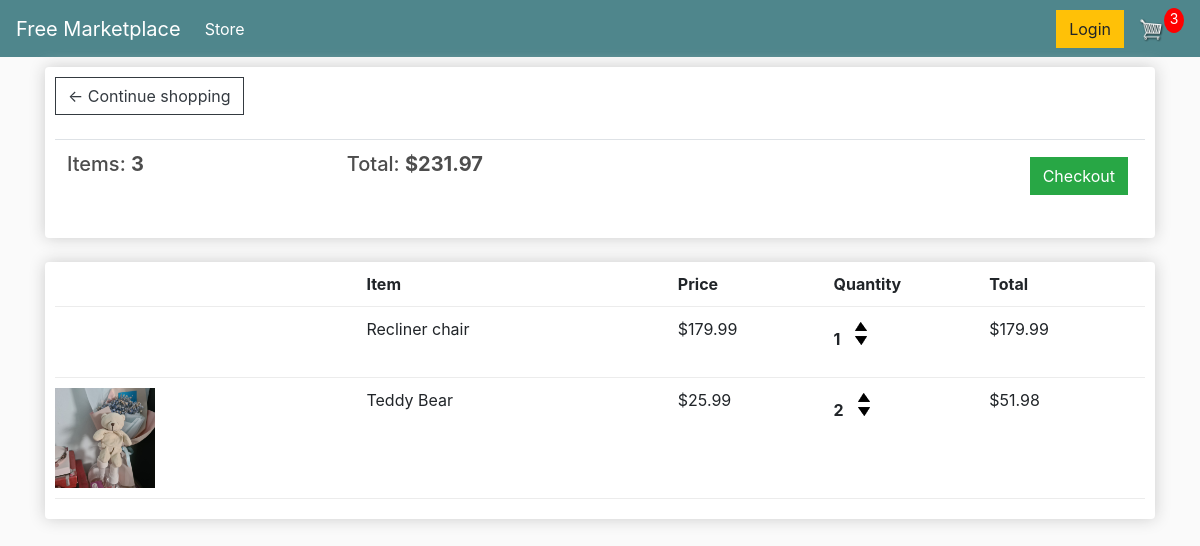
The app's page /cart/ (signed in), older data.
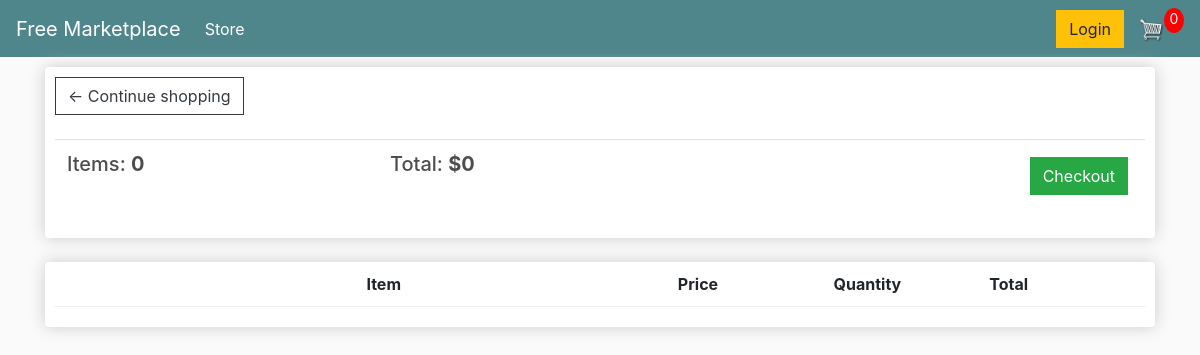
The same page, newer data.
### store/models.py (models this page shows, shortened)
class Order(models.Model):
    customer = models.ForeignKey(
        Customer, on_delete=models.SET_NULL, null=True, blank=True
    )
    date_ordered = models.DateTimeField(auto_now_add=True)
    complete = models.BooleanField(default=False, null=True, blank=False)
    transaction_id = models.CharField(max_length=100, null=True)
    @property
    def get_cart_total(self):
        orderitems = self.orderitem_set.all()
        total = sum([item.get_total for item in orderitems])
        return total
    @property
    def get_cart_items(self):
        orderitems = self.orderitem_set.all()
        total = sum([item.quantity for item in orderitems])
        return total

class OrderItem(models.Model):
    product = models.ForeignKey(
        Product, on_delete=models.SET_NULL, blank=True, null=True
    )
    order = models.ForeignKey(Order, on_delete=models.SET_NULL, blank=True, null=True)
    quantity = models.IntegerField(default=0, null=True, blank=True)
    date_added = models.DateTimeField(auto_now_add=True)
    @property
    def get_total(self):
        total = self.product.price * self.quantity
        return total

class Product(models.Model):
    name = models.CharField(max_length=200)
    price = models.DecimalField(max_digits=7, decimal_places=2)
    digital = models.BooleanField(default=False, null=True, blank=True)
    image = models.ImageField(null=True, blank=True)
    @property
    def imageURL(self):
        try:
            url = self.image.url
        except:
            url = ""
        return url

### store/views.py (the view)
# urls.py: path("cart/", views.cart, name="cart"),
def cart(request):
    data = cartData(request)
    cartItems = data["cartItems"]
    order = data["order"]
    items = data["items"]
    context = {"items": items, "order": order, "cartItems": cartItems}
    return render(request, "store/cart.html", context)

### store/utils.py (called while the page is built)
def cartData(request):
    if request.user.is_authenticated:
        customer = request.user.customer
        order, created = Order.objects.get_or_create(customer=customer, complete=False)
        items = order.orderitem_set.all()
        cartItems = order.get_cart_items
    else:
        cookieData = cookieCart(request)
        cartItems = cookieData["cartItems"]
        order = cookieData["order"]
        items = cookieData["items"]
    return {"cartItems": cartItems, "order": order, "items": items}

### store/templates/store/cart.html
{% extends 'store/main.html' %}
{% load humanize %}
{% load static %}
{% block content %}
<div class="row">
	<div class="col-lg-12">
		<div class="box-element">
			<a href="{% url 'store' %}" class="btn btn-outline-dark">&#x2190; Continue shopping</a>
			<br>
			<br>
			<table class="table">
				<tr>
					<th><h5>Items: <strong>{{order.get_cart_items}}</strong></h5></th>
					<th><h5>Total: <strong>${{order.get_cart_total}}</strong></h5></th>
					<th>
						<a style="float: right; margin: 5px;" href="{% url 'checkout' %}" class="btn btn-success">Checkout</a>
					</th>
				</tr>
			</table>
		</div>
		<br>
		<div class="box-element">
			<div class="cart-row">
				<div style="flex: 2;"></div>
				<div style="flex: 2;"><strong>Item</strong></div>
				<div style="flex: 1;"><strong>Price</strong></div>
				<div style="flex: 1;"><strong>Quantity</strong></div>
				<div style="flex: 1;"><strong>Total</strong></div>
			</div>
			{% for item in items %}
			<div class="cart-row">
				<div style="flex: 2;"><img class="row-image" src="{{item.product.imageURL}}" alt=""></div>
				<div style="flex: 2;">{{item.product.name}}</div>
				<div style="flex: 1;">${{item.product.price}}</div>
				<div style="flex: 1;">
					<p class="quantity">{{item.quantity}}</p>
					<div class="quantity">
						<img data-product='{{item.product.id}}' data-action="add" class="chg-quantity update-cart" src="{% static 'images/arrow-up.png' %}" alt="">
						<img data-product='{{item.product.id}}' data-action="remove" class="chg-quantity update-cart" src="{% static 'images/arrow-down.png' %}" alt="">
					</div>
				</div>
				<div style="flex: 1;">${{item.get_total}}</div>
			</div>
			{% endfor %}
		</div>
	</div>
</div>
{% endblock content %}

Row changes from the older to the newer data that the page shows:
no longer on this page (row edited): Order: get_cart_items "3", get_cart_total "231.97"
removed OrderItem: product.name "Recliner chair", product.price "179.99", quantity "1", get_total "179.99"
removed OrderItem: product.imageURL (picture), product.name "Teddy Bear", product.price "25.99", quantity "2", get_total "51.98"
added Order: get_cart_items "0", get_cart_total "0"
Text that changed along with them:
{{ cartItems }}: "3" → "0"
